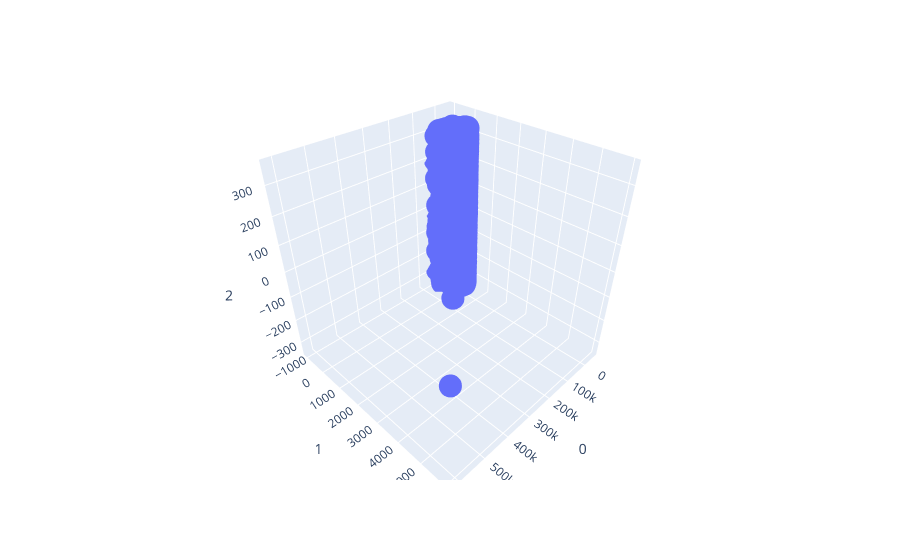

Notebook code for this chart:
### Code cell
px.scatter_3d(pca_df, x=0, y=1, z=2)

### Figure 1 — Plotly figure (JSON) as saved in the notebook; plotly's stock layout.template omitted (floating-point values rounded to 4 significant figures; data arrays with more than 128 entries replaced by an {"elided": "..."} marker saying what was removed)
{"data": [{"hovertemplate": "0=%{x}<br>1=%{y}<br>2=%{z}<extra></extra>", "legendgroup": "", "marker": {"color": "#636efa", "symbol": "circle"}, "mode": "markers", "name": "", "scene": "scene", "showlegend": false, "type": "scatter3d", "x": {"elided": "2216 float values"}, "y": {"elided": "2216 float values"}, "z": {"elided": "2216 float values"}}], "layout": {"legend": {"tracegroupgap": 0}, "margin": {"t": 60}, "scene": {"domain": {"x": [0, 1], "y": [0, 1]}, "xaxis": {"title": {"text": "0"}}, "yaxis": {"title": {"text": "1"}}, "zaxis": {"title": {"text": "2"}}}}}
